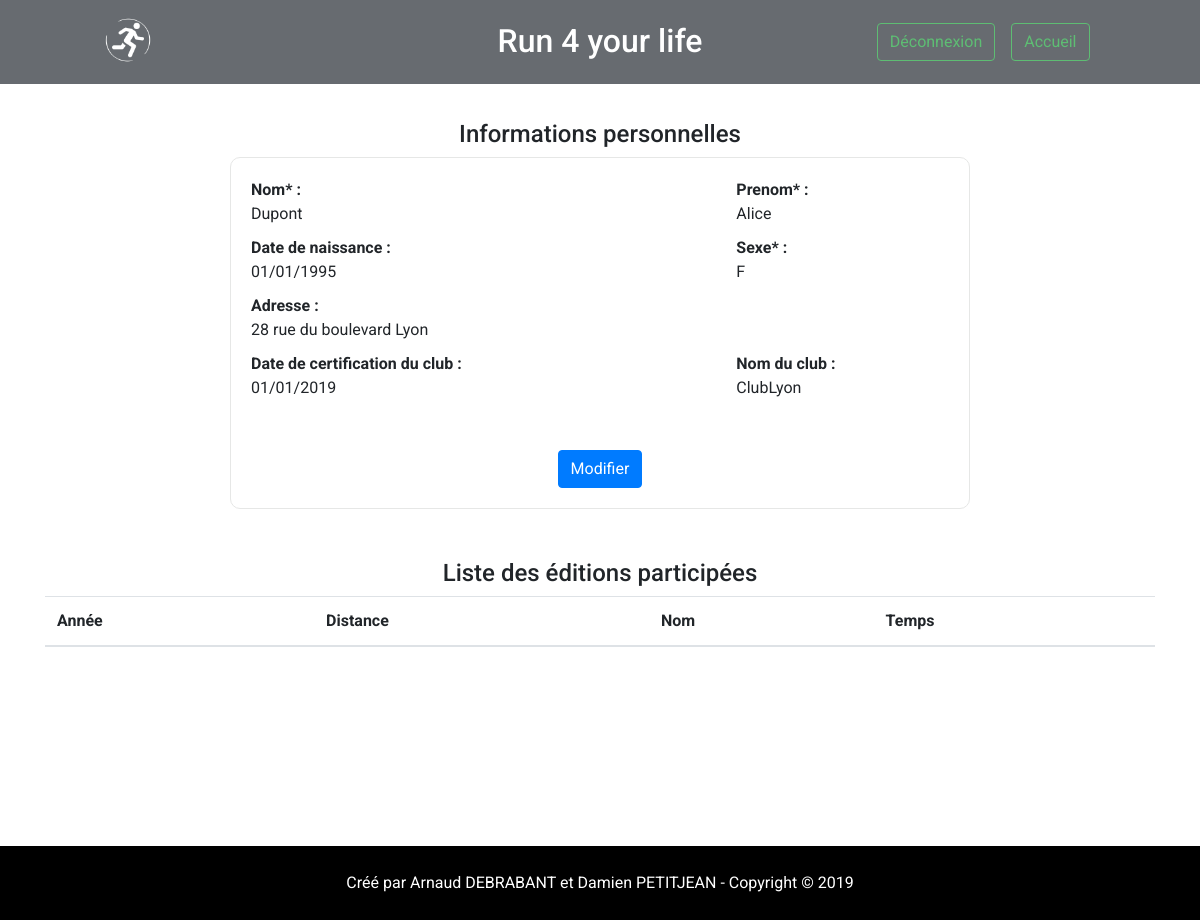
/adherent.php?id_adherent=2016001 (signed in), run on the app's committed database.
### tables this page shows
CREATE TABLE adherent(
        id_adherent    Int NOT NULL,
        nom            Varchar (50) NOT NULL,
        prenom         Varchar (50) NOT NULL,
        date_naissance Date,
        sexe           Varchar (20) NOT NULL,
        adresse        Varchar (200),
        date_certif_club    Date,
        club           Varchar (200),
	PRIMARY KEY (id_adherent)
);

### adherent.php (the view, shortened to what this page needs)
<?php
    include "includes/header.php";
    $user = 'root' ;
    $mdp = '' ;
    $machine = 'localhost' ;
    $bd = 'bdw1' ;
    $connexion = mysqli_connect($machine,$user,$mdp, $bd);
    if(mysqli_connect_errno())
        printf("Échec de la connexion : %s", mysqli_connect_error());
    else {
        if(isset($_SESSION['id_adherent']))
        {
            $idUser = $_SESSION['id_adherent'];
        }else{
            $idUser = $_GET['id_adherent'];
        }
        $requete = "SELECT *
                    FROM adherent
                    WHERE id_adherent = $idUser";
        $resultat = mysqli_query($connexion, $requete);
        if($resultat == FALSE)
            print "<script>alert(\"Échec de la requête de récupération des informations d'adhérent\")</script>";
        else {
            if(mysqli_num_rows($resultat) != 0)
            {
                while ($nuplet = mysqli_fetch_assoc($resultat))
                {
                    $nom = $nuplet['nom'];
                    $prenom = $nuplet['prenom'];
                    $dateNaissance = $nuplet['date_naissance'];
                    $sexe = $nuplet['sexe'];
                    $adresse = $nuplet['adresse'];
                    $dateClub = $nuplet['date_certif_club'];
                    $nomClub = $nuplet['club'];
                }
            }
            if($sexe == "H")
            {
                $selectSexe = "<option value='H' selected='selected'>H</option>
                                <option value='F'>F</option>";
            }else{
                $selectSexe = "<option value='H''>H</option>
                                <option value='F' selected='selected'>F</option>";
            }
            print "<section class='adherent'>
                        <h2>Informations personnelles</h2>
                        <div class='adherentInfos container'>
                            <div id='adherentInfosBloc' class='adherentInfosBloc container mx-auto col-8 mw-50'>
                                <form action='' method='POST'>
                                    <div class='row ligneInfo'>
                                        <div class='col-4'>
                                            <p class='nomInfo'>Nom* :</p>
                                            <p id='nomAdherent' class='readInfoAdherent'>$nom</p>
                                            <input type='text' id='nomAdherentInput' class='form-control writeInfoAdherent' name='nom' value='$nom' placeholder='Nom' required>
                                        </div>
                                        <div class='col-4'></div>
                                        <div class='col-4'>
                                            <p class='nomInfo'>Prenom* :</p>
                                            <p id='prenomAdherent' class='readInfoAdherent'>$prenom</p>
                                            <input type='text' id='prenomAdherentInput' class='form-control writeInfoAdherent' name='prenom' value='$prenom' placeholder='Prenom' required>
                                        </div>
                                    </div>
                                    <div class='row ligneInfo'>
                                        <div class='col-4'>
                                            <p class='nomInfo'>Date de naissance :</p>
                                            <p id='naissanceAdherent' class='readInfoAdherent'>" . ($dateNaissance == NULL ? "" : date('d/m/Y', strtotime($dateNaissance))) . "</p>
                                            <input type='date' id='naissanceAdherentInput' class='form-control writeInfoAdherent' name='naissance' value='$dateNaissance'>
                                        </div>
                                        <div class='col-4'></div>
                                        <div class='col-4'>
                                            <p class='nomInfo'>Sexe* :</p>
                                            <p id='sexeAdherent' class='readInfoAdherent'>$sexe</p>
                                                $selectSexe
                                        </div>
                                    </div>
                                    <div class='row ligneInfo'>
                                        <div class='col-6'>
                                            <p class='nomInfo'>Adresse :</p>
                                            <p id='adresseAdherent' class='readInfoAdherent'>$adresse</p>
                                            <input type='text' id='adresseAdherentInput' class='form-control writeInfoAdherent' name='adresse' value='$adresse' placeholder='Adresse'>
                                        </div>
                                    </div>
                                    <div class='row ligneInfo'>
                                        <div class='col-4'>
                                            <p class='nomInfo'>Date de certification du club :</p>
                                            <p id='dateClubAdherent' class='readInfoAdherent'>" . ($dateNaissance == NULL ? "" : date('d/m/Y', strtotime($dateClub))) . "</p>
                                            <input type='date' id='dateClubAdherentInput' class='form-control writeInfoAdherent' name='dateClub' value='$dateClub'>
                                        </div>
                                        <div class='col-4'></div>
                                        <div class='col-4'>
                                            <p class='nomInfo'>Nom du club :</p>
                                            <p id='nomClubAdherent' class='readInfoAdherent'>$nomClub</p>
                                            <input type='text' id='nomClubAdherentInput' class='form-control writeInfoAdherent' name='nomClub' value='$nomClub' placeholder='Nom du club'>
                                        </div>
                                    </div>
                                    <div class='row ligneButton readInfoAdherent readInfoAdherentFlex' id='modifInfoAdherent'>
                                        <button type='button' class='btn btn-primary mx-auto'>Modifier</button>
                                    </div>
                                </form>
                            </div>
                        </div>
                    </section>";
        }
        $requete = "SELECT Co.nom, year(Ed.date) AS annee, Ep.distance, Tp.temps AS temps
                    FROM (SELECT Pa.* FROM participation Pa WHERE Pa.id_adherent = $idUser) AS Part
                            NATURAL JOIN epreuve Ep
                            NATURAL JOIN edition Ed
                            JOIN COURSE Co ON Ed.id_course = Co.id_course
                            JOIN (SELECT id_epreuve, dossard, MAX(temps) AS temps
                                FROM temps_passage GROUP BY id_epreuve, dossard) AS Tp ON Tp.id_epreuve = Part.id_epreuve AND Tp.dossard = Part.dossard";
        $resultat = mysqli_query($connexion, $requete);
        if($resultat == FALSE)
            print "<script>alert(\"Échec de la requête de récupération des édition courues par l'adhérent\")</script>";
        else {
            print "<section id='listeEditionAdherent' class='listeEditionAdherent'>
                            <h2>Liste des éditions participées</h2>
                            <div class='container'>
                                <table class='table'>
                                    <thead>
                                        <tr>
                                            <th scope='col'>Année</th>
                                            <th scope='col'>Distance</th>
                                            <th scope='col'>Nom</th>
                                            <th scope='col'>Temps</th>
                                        </tr>
                                    </thead>
                                    <tbody>";
            print "             </tbody>
                            </table>
                        </div>
                    </section>";
        }
    }
    include "includes/footer.php";
?>

### style.css (style rules this page uses)
* { -moz-box-sizing: border-box; box-sizing: border-box; }
html { height: 100%; }
.adherent { margin-bottom: 50px; }
.adherentInfosBloc { border: 1px solid #E6E7E6; padding: 20px; border-radius: 10px; }
.adherentInfos p { margin: 0; }
.nomInfo { font-weight: bold; }
.ligneInfo { margin-bottom: 10px; }
.ligneButton { margin-top: 50px; }
.listeEditionAdherent { margin-bottom: 50px; }
.listeEditionAdherent h2 { text-align: center; font-size: 24px; }
.adherent h2 { text-align: center; font-size: 24px; }

### data on the page
adherent: nom "Dupont", prenom "Alice", date_naissance "01/01/1995", sexe "F", adresse "28 rue du boulevard Lyon", date_certif_club "01/01/2019", club "ClubLyon"
